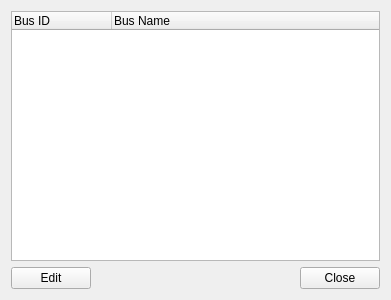
<ui version="4.0" >
 <class>BusProperties</class>
 <widget class="QWidget" name="BusProperties" >
  <property name="geometry" >
   <rect>
    <x>0</x>
    <y>0</y>
    <width>391</width>
    <height>300</height>
   </rect>
  </property>
  <property name="windowTitle" >
   <string>Form</string>
  </property>
  <layout class="QVBoxLayout" >
   <item>
    <widget class="QTreeWidget" name="m_list" >
     <column>
      <property name="text" >
       <string>Bus ID</string>
      </property>
     </column>
     <column>
      <property name="text" >
       <string>Bus Name</string>
      </property>
     </column>
    </widget>
   </item>
   <item>
    <layout class="QHBoxLayout" >
     <item>
      <widget class="QPushButton" name="m_editButton" >
       <property name="text" >
        <string>Edit</string>
       </property>
      </widget>
     </item>
     <item>
      <spacer>
       <property name="orientation" >
        <enum>Qt::Horizontal</enum>
       </property>
       <property name="sizeHint" >
        <size>
         <width>201</width>
         <height>20</height>
        </size>
       </property>
      </spacer>
     </item>
     <item>
      <widget class="QPushButton" name="m_closeButton" >
       <property name="text" >
        <string>Close</string>
       </property>
      </widget>
     </item>
    </layout>
   </item>
  </layout>
 </widget>
 <resources/>
 <connections/>
</ui>
